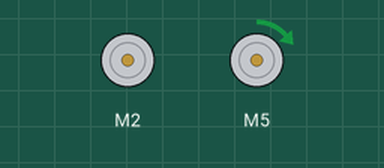
This sketch was run on a simulated Arduino Uno, built with avr-gcc and run on an emulated ATmega328P. Shown: 2 × DC motor (green arrow = forward, orange = backward, longer = faster). What the sketch prints to the serial monitor is not drawn.

Above: at 0.5 s.
Timing chart, 0 to 9.8 s (numbered marks = the images above):
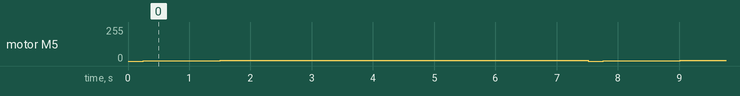

The sketch:

front_wheel_calibration.ino
```cpp
#include <L293D.h>

// Define motor control pins
const int motorPin1 = 25;  // IN1 on motor driver
const int motorPin2 = 26;  // IN2 on motor driver
const int enablePin = 5;   // PWM enable pin for motor speed control

// L293D motor(enablePin, motorPin1, motorPin2);
L293D motor(2, 27, 13); // Define the left motor
L293D motorRight(enablePin, motorPin1, motorPin2); // Define the right motor

void setup() {
  Serial.begin(115200); // For debugging
}

void stop(int E_PIN, int pin1, int pin2) {
  digitalWrite(pin1, LOW);
  digitalWrite(pin2, LOW);
  digitalWrite(E_PIN, LOW);
  Serial.println("Motor stopped!");
}

float baseSpeedLeft = -0.50;  // Left motor speed
float baseSpeedRight = 0.50;  // Right motor base speed
float speedIncrement = 0.6;  // Small increment for the right motor
int totalTime = 2500;         // Total time to move (in ms)
int stepDelay = 250;          // Delay between each speed increment (in ms)

void loop() {
  int steps = totalTime / stepDelay; // Calculate the number of steps
  for (int i = 0; i < steps; i++) {
    // Gradually increase the speed of the right motor
    motor.set(baseSpeedLeft);
    motorRight.set(baseSpeedRight + (speedIncrement * i));

    Serial.print("Left motor speed: ");
    Serial.print(baseSpeedLeft);
    Serial.print(" | Right motor speed: ");
    Serial.println(baseSpeedRight + (speedIncrement * i));

    delay(stepDelay); // Wait for a short time before adjusting speed again
  }

  // Stop both motors after moving using the stop function
  stop(2, 13, 27); // Stop the left motor
  stop(enablePin, motorPin1, motorPin2); // Stop the right motor
  delay(5000); // Wait 5 seconds before running again
}
```

Measured:
- by itself, motor M5: repeats every 7.5 s: forward 2/255 0.50 s, forward 3/255 0.25 s, forward 4/255 0.50 s, forward 5/255 5.5 s, stopped 0.25 s, forward 1/255 0.50 s
